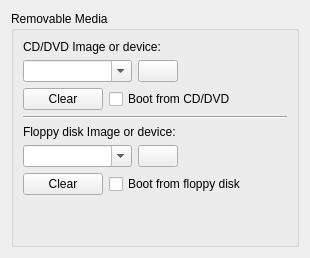
           <widget class="QWidget" name="mediaPage">
            <property name="helpFile" stdset="0">
             <string>removablemedia.html</string>
            </property>
            <layout class="QVBoxLayout" name="verticalLayout_12">
             <item>
              <widget class="QGroupBox" name="mediaBox">
               <property name="title">
                <string>Removable Media</string>
               </property>
               <layout class="QVBoxLayout" name="verticalLayout_5">
                <item>
                 <widget class="QLabel" name="label_5">
                  <property name="text">
                   <string>CD/DVD Image or device:</string>
                  </property>
                 </widget>
                </item>
                <item>
                 <layout class="QHBoxLayout" name="horizontalLayout_7">
                  <item>
                   <widget class="QComboBox" name="cdImage">
                    <property name="sizePolicy">
                     <sizepolicy hsizetype="Expanding" vsizetype="Fixed">
                      <horstretch>0</horstretch>
                      <verstretch>0</verstretch>
                     </sizepolicy>
                    </property>
                    <property name="toolTip">
                     <string>Enter a CD image name or /dev/cdrom to use the host cd drive.</string>
                    </property>
                    <property name="editable">
                     <bool>true</bool>
                    </property>
                    <item>
                     <property name="text">
                      <string/>
                     </property>
                    </item>
                   </widget>
                  </item>
                  <item>
                   <widget class="QPushButton" name="cdSelectButton">
                    <property name="toolTip">
                     <string>secect a new CD image</string>
                    </property>
                    <property name="text">
                     <string/>
                    </property>
                    <property name="icon">
                     <iconset>
                      <normalon>:/images/oxygen/cdrom.png</normalon>
                     </iconset>
                    </property>
                   </widget>
                  </item>
                  <item>
                   <spacer name="horizontalSpacer_5">
                    <property name="orientation">
                     <enum>Qt::Horizontal</enum>
                    </property>
                    <property name="sizeHint" stdset="0">
                     <size>
                      <width>40</width>
                      <height>20</height>
                     </size>
                    </property>
                   </spacer>
                  </item>
                 </layout>
                </item>
                <item>
                 <layout class="QHBoxLayout" name="horizontalLayout_15">
                  <item>
                   <widget class="QPushButton" name="pushButton">
                    <property name="text">
                     <string>Clear</string>
                    </property>
                    <property name="icon">
                     <iconset resource="../qtemu.qrc">
                      <normaloff>:/images/oxygen/close.png</normaloff>:/images/oxygen/close.png</iconset>
                    </property>
                   </widget>
                  </item>
                  <item>
                   <widget class="QCheckBox" name="cdBootCheck">
                    <property name="toolTip">
                     <string>Try to boot from the CD first</string>
                    </property>
                    <property name="text">
                     <string>Boot from CD/DVD</string>
                    </property>
                   </widget>
                  </item>
                  <item>
                   <spacer name="horizontalSpacer_4">
                    <property name="orientation">
                     <enum>Qt::Horizontal</enum>
                    </property>
                    <property name="sizeHint" stdset="0">
                     <size>
                      <width>40</width>
                      <height>20</height>
                     </size>
                    </property>
                   </spacer>
                  </item>
                 </layout>
                </item>
                <item>
                 <widget class="Line" name="line_4">
                  <property name="orientation">
                   <enum>Qt::Horizontal</enum>
                  </property>
                 </widget>
                </item>
                <item>
                 <widget class="QLabel" name="label_6">
                  <property name="text">
                   <string>Floppy disk Image or device:</string>
                  </property>
                 </widget>
                </item>
                <item>
                 <layout class="QHBoxLayout" name="horizontalLayout_6">
                  <item>
                   <widget class="QComboBox" name="floppyImage">
                    <property name="sizePolicy">
                     <sizepolicy hsizetype="Expanding" vsizetype="Fixed">
                      <horstretch>0</horstretch>
                      <verstretch>0</verstretch>
                     </sizepolicy>
                    </property>
                    <property name="toolTip">
                     <string>enter a floppy image or /dev/floppy to use the host floppy drive.</string>
                    </property>
                    <property name="editable">
                     <bool>true</bool>
                    </property>
                    <property name="currentIndex">
                     <number>-1</number>
                    </property>
                    <item>
                     <property name="text">
                      <string>/dev/floppy</string>
                     </property>
                    </item>
                   </widget>
                  </item>
                  <item>
                   <widget class="QPushButton" name="floppySelectButton">
                    <property name="toolTip">
                     <string>secect a new floppy disk image</string>
                    </property>
                    <property name="text">
                     <string/>
                    </property>
                    <property name="icon">
                     <iconset>
                      <normalon>:/images/oxygen/floppy.png</normalon>
                     </iconset>
                    </property>
                   </widget>
                  </item>
                  <item>
                   <spacer name="horizontalSpacer_6">
                    <property name="orientation">
                     <enum>Qt::Horizontal</enum>
                    </property>
                    <property name="sizeHint" stdset="0">
                     <size>
                      <width>40</width>
                      <height>20</height>
                     </size>
                    </property>
                   </spacer>
                  </item>
                 </layout>
                </item>
                <item>
                 <layout class="QHBoxLayout" name="horizontalLayout_16">
                  <item>
                   <widget class="QPushButton" name="pushButton_2">
                    <property name="text">
                     <string>Clear</string>
                    </property>
                    <property name="icon">
                     <iconset resource="../qtemu.qrc">
                      <normaloff>:/images/oxygen/close.png</normaloff>:/images/oxygen/close.png</iconset>
                    </property>
                   </widget>
                  </item>
                  <item>
                   <widget class="QCheckBox" name="floppyBootCheck">
                    <property name="toolTip">
                     <string>Try to boot from the floppy first</string>
                    </property>
                    <property name="text">
                     <string>Boot from floppy disk</string>
                    </property>
                   </widget>
                  </item>
                  <item>
                   <spacer name="horizontalSpacer_7">
                    <property name="orientation">
                     <enum>Qt::Horizontal</enum>
                    </property>
                    <property name="sizeHint" stdset="0">
                     <size>
                      <width>40</width>
                      <height>20</height>
                     </size>
                    </property>
                   </spacer>
                  </item>
                 </layout>
                </item>
                <item>
                 <spacer name="verticalSpacer">
                  <property name="orientation">
                   <enum>Qt::Vertical</enum>
                  </property>
                  <property name="sizeHint" stdset="0">
                   <size>
                    <width>20</width>
                    <height>40</height>
                   </size>
                  </property>
                 </spacer>
                </item>
               </layout>
              </widget>
             </item>
            </layout>
           </widget>
